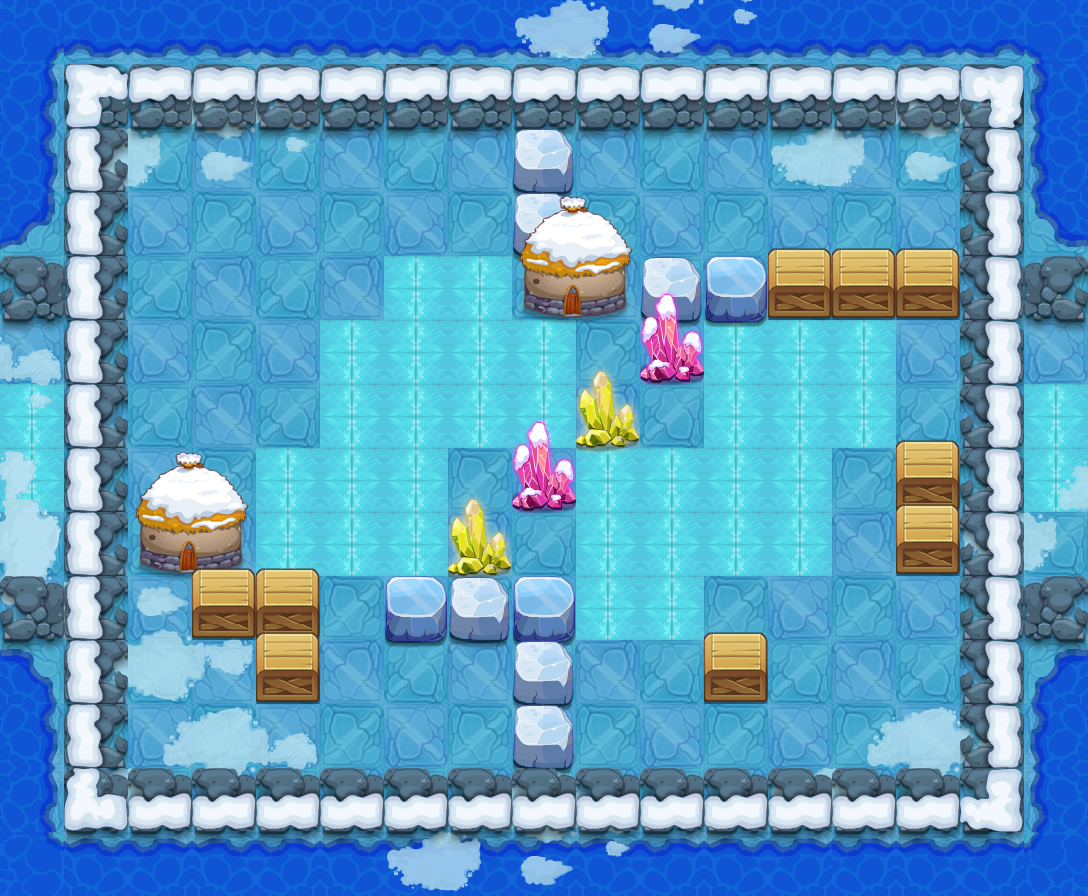

This game map was drawn from its Tiled (.tmx) file and the tilesets committed beside it. A one-line description and the trimmed map source follow:
An orthogonal 17x14 tile map with 64x64 px tiles, 14 tile layers (PASS, 块层 2, 块层 17, 块层 16, ...) and 12 objects (8x TRAP, 3x bybjx2, PLAYER).

<map version="1.0" orientation="orthogonal" width="17" height="14" tilewidth="64" tileheight="64">
 <properties>
  <property name="DESTRY1" value="96" />
  <property name="DESTRY2" value="98" />
  <property name="DESTRY3" value="219" />
  <property name="DESTRY4" value="119" />
  <property name="DESTRY_COUNT" value="4" />
  <property name="EXP" value="1355" />
  <property name="ITEM" value="D053" />
  <property name="LOSE_SCRIPT" value="" />
  <property name="MONEY" value="2033" />
  <property name="START_SCRIPT" value="" />
  <property name="WIN_SCRIPT" value="" />
 </properties>
 <tileset firstgid="1" name="jdbl2" tilewidth="64" tileheight="64">
  <image source="jdbl2-hd.png" width="1000" height="1000" />
 </tileset>
 <layer name="PASS" width="17" height="14">
  <data>[238 cells, 134 non-empty, 10 distinct tile ids]</data>
 </layer>
 <layer name="块层 2" width="17" height="14">
  <data>[238 cells, 152 non-empty, 13 distinct tile ids]</data>
 </layer>
 <layer name="块层 17" width="17" height="14">
  <data>[238 cells, 42 non-empty, 8 distinct tile ids]</data>
 </layer>
 <layer name="块层 16" width="17" height="14">
  <data>[238 cells, 73 non-empty, 7 distinct tile ids]</data>
 </layer>
 <layer name="块层 3" width="17" height="14">
  <data>[238 cells, 54 non-empty, 1 distinct tile ids]</data>
 </layer>
 <layer name="块层 4" width="17" height="14">
  <data>[238 cells, 50 non-empty, 2 distinct tile ids]</data>
 </layer>
 <layer name="块层 5" width="17" height="14">
  <data>[238 cells, 26 non-empty, 7 distinct tile ids]</data>
 </layer>
 <layer name="SHELTER 9" width="17" height="14">
  <data>[238 cells, 2 non-empty, 1 distinct tile ids]</data>
 </layer>
 <layer name="SHELTER 8" width="17" height="14">
  <data>[238 cells, 2 non-empty, 1 distinct tile ids]</data>
 </layer>
 <layer name="SHELTER 7" width="17" height="14">
  <data>[238 cells, 4 non-empty, 4 distinct tile ids]</data>
 </layer>
 <layer name="SHELTER 6" width="17" height="14">
  <data>[238 cells, 2 non-empty, 2 distinct tile ids]</data>
 </layer>
 <layer name="SHELTER 5" width="17" height="14">
  <data>[238 cells, 1 non-empty, 1 distinct tile ids]</data>
 </layer>
 <layer name="SHELTER 4" width="17" height="14">
  <data>[238 cells, 1 non-empty, 1 distinct tile ids]</data>
 </layer>
 <layer name="SHELTER 3" width="17" height="14">
  <data>[238 cells, 5 non-empty, 3 distinct tile ids]</data>
 </layer>
 <objectgroup name="对象层 1" width="34" height="28">
  <object name="PLAYER" type="PLAYER" x="128" y="704" width="64" height="64" />
  <object name="bybjx2" x="832" y="576" width="64" height="64">
   <properties>
    <property name="lua_ai" value="monster_bybjx_ai" />
    <property name="quality" value="bybjx2.quality" />
   </properties>
  </object>
  <object name="ice_road" type="TRAP" x="320" y="320" width="256" height="128">
   <properties>
    <property name="lua_ai" value="ice_road_ai" />
   </properties>
  </object>
  <object name="ice_road" type="TRAP" x="256" y="448" width="192" height="128">
   <properties>
    <property name="lua_ai" value="ice_road_ai" />
   </properties>
  </object>
  <object name="ice_road" type="TRAP" x="384" y="256" width="128" height="64">
   <properties>
    <property name="lua_ai" value="ice_road_ai" />
   </properties>
  </object>
  <object name="ice_road" type="TRAP" x="576" y="448" width="256" height="128">
   <properties>
    <property name="lua_ai" value="ice_road_ai" />
   </properties>
  </object>
  <object name="ice_road" type="TRAP" x="704" y="320" width="192" height="128">
   <properties>
    <property name="lua_ai" value="ice_road_ai" />
   </properties>
  </object>
  <object name="ice_road" type="TRAP" x="576" y="576" width="128" height="64">
   <properties>
    <property name="lua_ai" value="ice_road_ai" />
   </properties>
  </object>
  <object name="mp1" type="TRAP" x="576" y="320" width="64" height="64">
   <properties>
    <property name="trap_ani" value="mp.actor" />
    <property name="trap_floor" value="true" />
    <property name="trap_id" value="0" />
    <property name="trap_script" value="trap_moveto(&quot;PLAYER&quot;, &quot;mp1&quot;,target(&quot;mp2&quot;):getX(),target(&quot;mp2&quot;):getY() );" />
    <property name="trap_sound_id" value="1" />
    <property name="trap_start_mode" value="0" />
    <property name="trap_state" value="open" />
   </properties>
  </object>
  <object name="mp2" type="TRAP" x="512" y="512" width="64" height="64">
   <properties>
    <property name="trap_ani" value="mp.actor" />
    <property name="trap_floor" value="true" />
    <property name="trap_id" value="0" />
    <property name="trap_script" value="trap_moveto(&quot;PLAYER&quot;, &quot;mp2&quot;,target(&quot;mp1&quot;):getX(),target(&quot;mp1&quot;):getY() );" />
    <property name="trap_sound_id" value="1" />
    <property name="trap_start_mode" value="0" />
    <property name="trap_state" value="open" />
   </properties>
  </object>
  <object name="bybjx2" x="640" y="128" width="64" height="64">
   <properties>
    <property name="lua_ai" value="monster_bybjx_ai" />
    <property name="quality" value="bybjx2.quality" />
   </properties>
  </object>
  <object name="bybjx2" x="448" y="192" width="64" height="64">
   <properties>
    <property name="lua_ai" value="monster_bybjx_ai" />
    <property name="quality" value="bybjx2.quality" />
   </properties>
  </object>
 </objectgroup>
</map>
